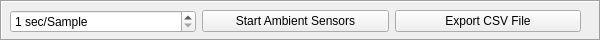
     <widget class="QFrame" name="ambient_sensor_frame">
      <property name="enabled">
       <bool>true</bool>
      </property>
      <property name="geometry">
       <rect>
        <x>10</x>
        <y>459</y>
        <width>601</width>
        <height>41</height>
       </rect>
      </property>
      <property name="frameShape">
       <enum>QFrame::Box</enum>
      </property>
      <property name="frameShadow">
       <enum>QFrame::Sunken</enum>
      </property>
      <widget class="QWidget" name="horizontalLayoutWidget">
       <property name="geometry">
        <rect>
         <x>10</x>
         <y>10</y>
         <width>571</width>
         <height>23</height>
        </rect>
       </property>
       <layout class="QHBoxLayout" name="horizontalLayout">
        <item>
         <widget class="QSpinBox" name="ambient_sensor_rate_value_spinBox">
          <property name="sizePolicy">
           <sizepolicy hsizetype="Minimum" vsizetype="Fixed">
            <horstretch>0</horstretch>
            <verstretch>0</verstretch>
           </sizepolicy>
          </property>
          <property name="suffix">
           <string> sec/Sample</string>
          </property>
          <property name="minimum">
           <number>1</number>
          </property>
          <property name="maximum">
           <number>3600</number>
          </property>
          <property name="value">
           <number>1</number>
          </property>
         </widget>
        </item>
        <item>
         <widget class="QPushButton" name="ambient_start_sensors_pushButton">
          <property name="enabled">
           <bool>true</bool>
          </property>
          <property name="sizePolicy">
           <sizepolicy hsizetype="Minimum" vsizetype="Fixed">
            <horstretch>0</horstretch>
            <verstretch>0</verstretch>
           </sizepolicy>
          </property>
          <property name="text">
           <string>Start Ambient Sensors</string>
          </property>
         </widget>
        </item>
        <item>
         <widget class="QPushButton" name="ambient_sensor_export_CSV_pushButton">
          <property name="sizePolicy">
           <sizepolicy hsizetype="Minimum" vsizetype="Fixed">
            <horstretch>0</horstretch>
            <verstretch>0</verstretch>
           </sizepolicy>
          </property>
          <property name="text">
           <string>Export CSV File</string>
          </property>
         </widget>
        </item>
       </layout>
      </widget>
     </widget>
